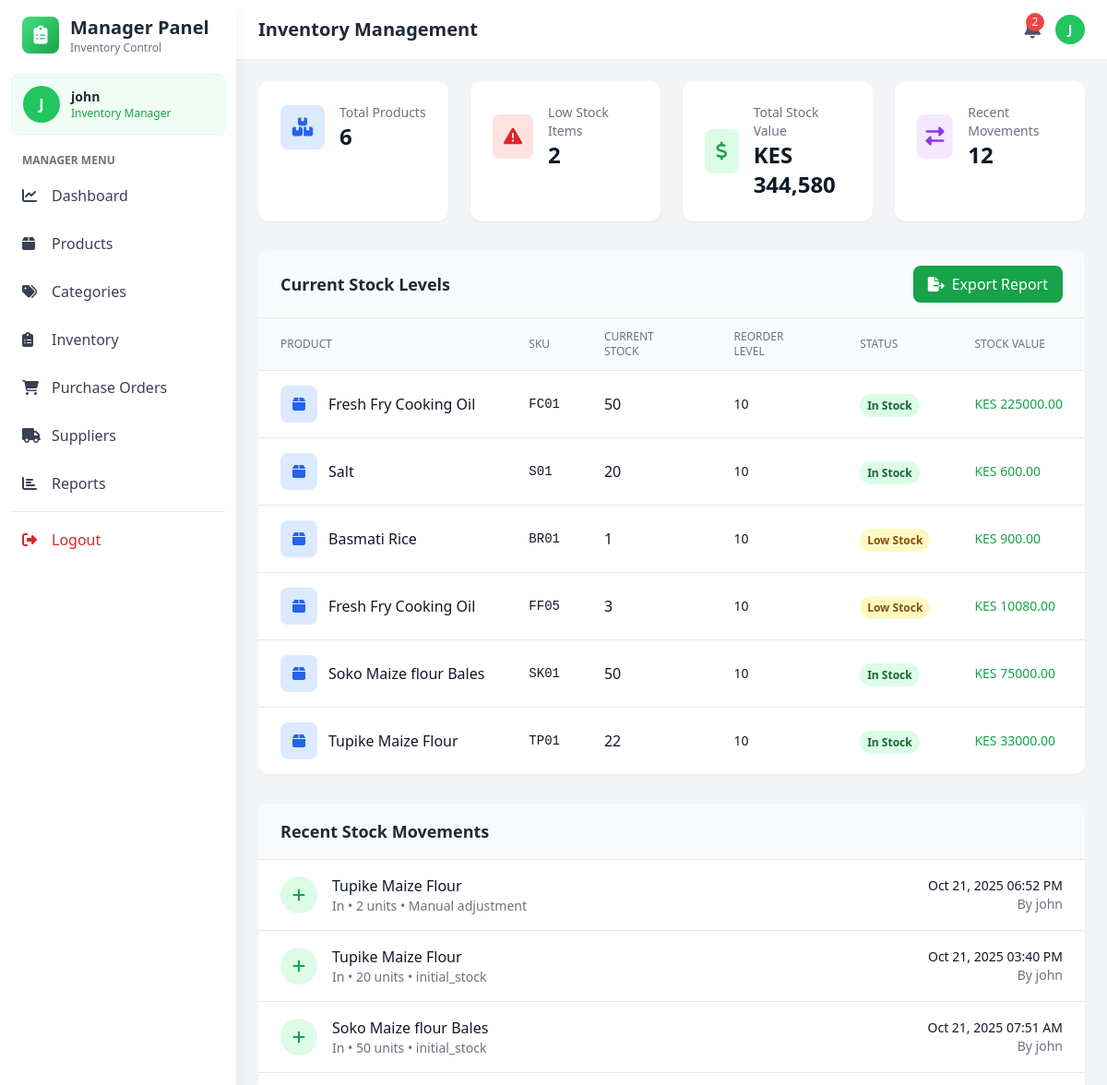
Page /manager/inventory (signed in, upper part) on the earlier database version.
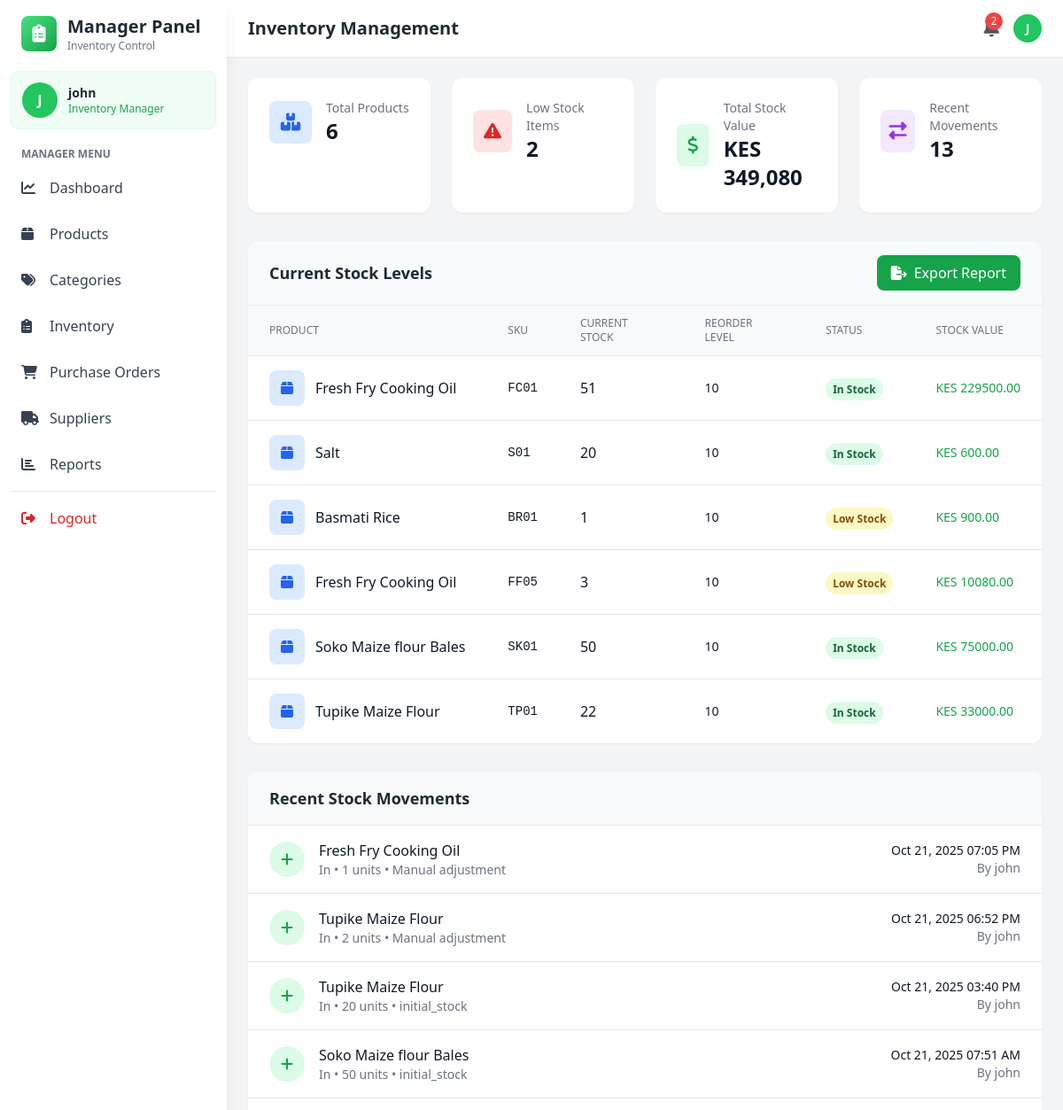
Same page on the later database version.
### models.py (models this page shows, shortened)
class User(UserMixin, db.Model):
    __tablename__='users'
    id = db.Column(db.Integer, primary_key=True)
    username = db.Column(db.String(80), unique=True, nullable=False)
    email = db.Column(db.String(120), unique=True, nullable=False)
    password_hash = db.Column(db.String(255), nullable=False)
    role = db.Column(db.String(20), nullable=False)
    is_active = db.Column(db.Boolean, default=True)
    created_at = db.Column(db.DateTime, default=datetime.utcnow)

class Product(db.Model):
    __tablename__ = 'products'
    id = db.Column(db.Integer, primary_key=True)
    name = db.Column(db.String(200), nullable=False)
    sku = db.Column(db.String(50), unique=True, nullable=False)  # Stock code
    description = db.Column(db.Text)
    cost_price = db.Column(db.Float, nullable=False)
    selling_price = db.Column(db.Float, nullable=False)
    quantity = db.Column(db.Integer, default=0)
    reorder_level = db.Column(db.Integer, default=10)
    category_id = db.Column(db.Integer, db.ForeignKey('categories.id'), nullable=False)
    supplier_id = db.Column(db.Integer, db.ForeignKey('suppliers.id'), nullable=False)
    created_at = db.Column(db.DateTime, default=datetime.utcnow)
    updated_at = db.Column(db.DateTime, default=datetime.utcnow, onupdate=datetime.utcnow)
    is_active = db.Column(db.Boolean, default=True)
    image_url = db.Column(db.String(500))  # For Cloudinary image URLs
    unit = db.Column(db.String(50), default='piece')  # piece, kg, liter, pack, box, etc.
    category = db.relationship('Category', backref='products')
    supplier = db.relationship('Supplier', backref='products')

class StockMovement(db.Model):
    __tablename__ = 'stock_movements'
    id = db.Column(db.Integer, primary_key=True)
    product_id = db.Column(db.Integer, db.ForeignKey('products.id'), nullable=False)
    movement_type = db.Column(db.String(20), nullable=False)  # 'in', 'out', 'adjustment'
    quantity = db.Column(db.Integer, nullable=False)
    reason = db.Column(db.String(100))
    user_id = db.Column(db.Integer, db.ForeignKey('users.id'), nullable=False)
    reference_id = db.Column(db.Integer)  # related sale or purchase
    reference_type = db.Column(db.String(20))  # 'sale' or 'purchase_order'
    timestamp = db.Column(db.DateTime, default=datetime.utcnow)
    product = db.relationship('Product', backref='stock_movements')
    user = db.relationship('User', backref='stock_movements')

### app.py (the view)
@app.route('/manager/inventory')
@login_required
def manage_inventory():
    if current_user.role not in ['admin', 'manager']:
        flash('Access denied', 'danger')
        return redirect(url_for('index'))
    products = Product.query.all()
    stock_movements = StockMovement.query.order_by(StockMovement.timestamp.desc()).limit(50).all()
    total_stock_value = sum(p.cost_price * p.quantity for p in products)
    low_stock_count = len([p for p in products if p.quantity <= p.reorder_level])
    return render_template('manager/inventory.html',
                         products=products,
                         stock_movements=stock_movements,
                         total_stock_value=total_stock_value,
                         low_stock_count=low_stock_count)

### app.py (called while the page is built)
@login_manager.user_loader
def load_user(user_id):
    return User.query.get(int(user_id))

### templates/manager/inventory.html (shortened to what this page needs)
<!DOCTYPE html>
<html lang="en">
<head>
    <script src="https://cdn.tailwindcss.com"></script>
    <link rel="stylesheet" href="https://cdnjs.cloudflare.com/ajax/libs/font-awesome/6.4.0/css/all.min.css">
</head>
<body class="bg-gray-100">
    <aside class="fixed top-0 left-0 z-40 w-64 h-screen bg-white shadow-lg">
        <div class="h-full px-3 py-4 overflow-y-auto">
            <div class="flex items-center mb-5 px-3">
                <div class="w-10 h-10 bg-gradient-to-br from-green-400 to-green-600 rounded-lg flex items-center justify-center">
                    <i class="fas fa-clipboard-list text-white text-xl"></i>
                </div>
                <div class="ml-3">
                    <h2 class="text-xl font-bold text-gray-800">Manager Panel</h2>
                    <p class="text-xs text-gray-500">Inventory Control</p>
                </div>
            </div>
            <div class="mb-5 p-3 bg-green-50 rounded-lg border border-green-100">
                <div class="flex items-center space-x-3">
                    <div class="w-10 h-10 bg-green-500 rounded-full flex items-center justify-center text-white font-bold">
                        {{ current_user.username[0].upper() }}
                    </div>
                    <div>
                        <p class="text-sm font-semibold text-gray-800">{{ current_user.username }}</p>
                        <p class="text-xs text-green-600">Inventory Manager</p>
                    </div>
                </div>
            </div>
            <nav class="space-y-2">
                <p class="px-3 text-xs font-semibold text-gray-500 uppercase mb-2">Manager Menu</p>
                <a href="{{ url_for('manager_dashboard') }}" class="nav-item flex items-center px-3 py-2.5 text-gray-700 rounded-lg">
                    <i class="fas fa-chart-line w-5"></i><span class="ml-3">Dashboard</span>
                </a>
                <a href="{{ url_for('manage_products') }}" class="nav-item flex items-center px-3 py-2.5 text-gray-700 rounded-lg">
                    <i class="fas fa-box w-5"></i><span class="ml-3">Products</span>
                </a>
                <a href="{{ url_for('manage_categories') }}" class="nav-item flex items-center px-3 py-2.5 text-gray-700 rounded-lg">
                    <i class="fas fa-tags w-5"></i><span class="ml-3">Categories</span>
                </a>
                <a href="{{ url_for('manage_inventory') }}" class="nav-item active flex items-center px-3 py-2.5 text-gray-700 rounded-lg">
                    <i class="fas fa-clipboard-list w-5"></i><span class="ml-3">Inventory</span>
                </a>
                <a href="{{ url_for('manage_purchase_orders') }}" class="nav-item flex items-center px-3 py-2.5 text-gray-700 rounded-lg">
                    <i class="fas fa-shopping-cart w-5"></i>
                    <span class="ml-3">Purchase Orders</span>
                </a>
                <a href="{{ url_for('manage_sup') }}"
                    class="nav-item flex items-center px-3 py-2.5 text-gray-700 rounded-lg">
                    <i class="fas fa-truck w-5"></i>
                    <span class="ml-3">Suppliers</span>
                </a>
                <a href="{{ url_for('manage_reports') }}"  class="nav-item flex items-center px-3 py-2.5 text-gray-700 rounded-lg">
                    <i class="fas fa-chart-bar w-5"></i>
                    <span class="ml-3">Reports</span>
                </a>
                <hr class="my-3 border-gray-200">
                <a href="{{ url_for('logout') }}" class="nav-item flex items-center px-3 py-2.5 text-red-600 rounded-lg hover:bg-red-50">
                    <i class="fas fa-sign-out-alt w-5"></i><span class="ml-3">Logout</span>
                </a>
            </nav>
        </div>
    </aside>
    <div class="ml-64">
        <header class="bg-white shadow-sm sticky top-0 z-30">
            <div class="flex items-center justify-between px-6 py-4">
                <h1 class="text-xl font-semibold text-gray-800">Inventory Management</h1>
                <div class="flex items-center space-x-4">
                    <button class="relative text-gray-600 hover:text-gray-800">
                        {% if low_stock_count > 0 %}
                        <span class="absolute -top-1 -right-1 bg-red-500 text-white text-xs w-5 h-5 rounded-full flex items-center justify-center">{{ low_stock_count }}</span>
                        {% endif %}
                    </button>
                    <div class="w-8 h-8 bg-green-500 rounded-full flex items-center justify-center text-white font-bold text-sm">
                        {{ current_user.username[0].upper() }}
                    </div>
                </div>
            </div>
        </header>
        <main class="p-6">
            <div class="grid grid-cols-1 md:grid-cols-4 gap-6 mb-8">
                <div class="bg-white rounded-xl shadow-sm p-6">
                    <div class="flex items-center">
                        <div class="w-12 h-12 bg-blue-100 rounded-lg flex items-center justify-center mr-4">
                            <i class="fas fa-boxes text-blue-600 text-xl"></i>
                        </div>
                        <div>
                            <p class="text-gray-500 text-sm">Total Products</p>
                            <p class="text-2xl font-bold text-gray-900">{{ products|length }}</p>
                        </div>
                    </div>
                </div>
                <div class="bg-white rounded-xl shadow-sm p-6">
                    <div class="flex items-center">
                        <div class="w-12 h-12 bg-red-100 rounded-lg flex items-center justify-center mr-4">
                            <i class="fas fa-exclamation-triangle text-red-600 text-xl"></i>
                        </div>
                        <div>
                            <p class="text-gray-500 text-sm">Low Stock Items</p>
                            <p class="text-2xl font-bold text-gray-900">{{ low_stock_count }}</p>
                        </div>
                    </div>
                </div>
                <div class="bg-white rounded-xl shadow-sm p-6">
                    <div class="flex items-center">
                        <div class="w-12 h-12 bg-green-100 rounded-lg flex items-center justify-center mr-4">
                            <i class="fas fa-dollar-sign text-green-600 text-xl"></i>
                        </div>
                        <div>
                            <p class="text-gray-500 text-sm">Total Stock Value</p>
                            <p class="text-2xl font-bold text-gray-900">KES {{ "{:,.0f}".format(total_stock_value) }}</p>
                        </div>
                    </div>
                </div>
                <div class="bg-white rounded-xl shadow-sm p-6">
                    <div class="flex items-center">
                        <div class="w-12 h-12 bg-purple-100 rounded-lg flex items-center justify-center mr-4">
                            <i class="fas fa-exchange-alt text-purple-600 text-xl"></i>
                        </div>
                        <div>
                            <p class="text-gray-500 text-sm">Recent Movements</p>
                            <p class="text-2xl font-bold text-gray-900">{{ stock_movements|length }}</p>
                        </div>
                    </div>
                </div>
            </div>
            <div class="bg-white rounded-xl shadow-sm overflow-hidden mb-8">
                <div class="px-6 py-4 border-b border-gray-200 bg-gray-50">
                    <div class="flex justify-between items-center">
                        <h3 class="text-lg font-semibold text-gray-800">Current Stock Levels</h3>
                        <button class="bg-green-600 hover:bg-green-700 text-white px-4 py-2 rounded-lg flex items-center">
                            <i class="fas fa-file-export mr-2"></i> Export Report
                        </button>
                    </div>
                </div>
                <table class="min-w-full divide-y divide-gray-200">
                    <thead class="bg-gray-50">
                        <tr>
                            <th class="px-6 py-3 text-left text-xs font-medium text-gray-500 uppercase">Product</th>
                            <th class="px-6 py-3 text-left text-xs font-medium text-gray-500 uppercase">SKU</th>
                            <th class="px-6 py-3 text-left text-xs font-medium text-gray-500 uppercase">Current Stock</th>
                            <th class="px-6 py-3 text-left text-xs font-medium text-gray-500 uppercase">Reorder Level</th>
                            <th class="px-6 py-3 text-left text-xs font-medium text-gray-500 uppercase">Status</th>
                            <th class="px-6 py-3 text-left text-xs font-medium text-gray-500 uppercase">Stock Value</th>
                        </tr>
                    </thead>
                    <tbody class="bg-white divide-y divide-gray-200">
                        {% for product in products %}
                        <tr class="hover:bg-gray-50">
                            <td class="px-6 py-4 whitespace-nowrap">
                                <div class="flex items-center">
                                    <div class="w-10 h-10 bg-blue-100 rounded-lg flex items-center justify-center mr-3">
                                        <i class="fas fa-box text-blue-600"></i>
                                    </div>
                                    <div class="font-medium text-gray-900">{{ product.name }}</div>
                                </div>
                            </td>
                            <td class="px-6 py-4 whitespace-nowrap text-sm text-gray-900 font-mono">{{ product.sku }}</td>
                            <td class="px-6 py-4 whitespace-nowrap">
                                <span class="font-medium text-gray-900">{{ product.quantity }}</span>
                            </td>
                            <td class="px-6 py-4 whitespace-nowrap text-sm text-gray-900">{{ product.reorder_level }}</td>
                            <td class="px-6 py-4 whitespace-nowrap">
                                {% if product.quantity == 0 %}
                                <span class="px-2 py-1 text-xs font-semibold rounded-full bg-red-100 text-red-800">Out of Stock</span>
                                {% elif product.quantity <= product.reorder_level %}
                                <span class="px-2 py-1 text-xs font-semibold rounded-full bg-yellow-100 text-yellow-800">Low Stock</span>
                                {% else %}
                                <span class="px-2 py-1 text-xs font-semibold rounded-full bg-green-100 text-green-800">In Stock</span>
                                {% endif %}
                            </td>
                            <td class="px-6 py-4 whitespace-nowrap text-sm font-medium text-green-600">
                                KES {{ "%.2f"|format(product.cost_price * product.quantity) }}
                            </td>
                        </tr>
                        {% endfor %}
                    </tbody>
                </table>
            </div>
            <div class="bg-white rounded-xl shadow-sm overflow-hidden">
                <div class="px-6 py-4 border-b border-gray-200 bg-gray-50">
                    <h3 class="text-lg font-semibold text-gray-800">Recent Stock Movements</h3>
                </div>
                <div class="divide-y divide-gray-200">
                    {% for movement in stock_movements %}
                    <div class="px-6 py-4 flex items-center justify-between hover:bg-gray-50">
                        <div class="flex items-center space-x-4">
                            <div class="w-10 h-10 rounded-full flex items-center justify-center
                                {% if movement.movement_type == 'in' %}bg-green-100 text-green-600
                                {% else %}bg-red-100 text-red-600{% endif %}">
                                <i class="fas fa-{% if movement.movement_type == 'in' %}plus{% else %}minus{% endif %}"></i>
                            </div>
                            <div>
                                <p class="font-medium text-gray-900">{{ movement.product.name }}</p>
                                <p class="text-sm text-gray-500">
                                    {{ movement.movement_type|title }} • {{ movement.quantity }} units • {{ movement.reason }}
                                </p>
                            </div>
                        </div>
                        <div class="text-right">
                            <p class="text-sm font-medium text-gray-900">{{ movement.timestamp.strftime('%b %d, %Y %I:%M %p') }}</p>
                            <p class="text-sm text-gray-500">By {{ movement.user.username }}</p>
                        </div>
                    </div>
                    {% else %}
                    <div class="px-6 py-8 text-center text-gray-500">
                        <i class="fas fa-exchange-alt text-4xl mb-3 text-gray-300"></i>
                        <p>No stock movements recorded yet</p>
                    </div>
                    {% endfor %}
                </div>
            </div>
        </main>
    </div>
</body>
</html>

Differences in the rows shown:
changed Product "FC01": quantity "50" → "51"; product.cost_price*product.quantity "225000.00" → "229500.00"
added StockMovement: product.name "Fresh Fry Cooking Oil", movement_type "In", quantity "1", reason "Manual adjustment", timestamp "Oct 21, 2025 07:05 PM", user.username "john"
Other differences:
{{ "{:,.0f}".format(total_stock_value) }}: "344,580" → "349,080"
{{ stock_movements|length }}: "12" → "13"
